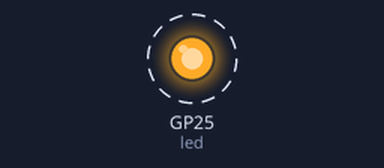
A program run on a simulated Raspberry Pi Pico running MicroPython. Shown: output pins drawn as LEDs (lit = HIGH). Dashed ring = blinking. The clock reads 2024-03-15 10:24:30 at power-on unless the program sets it; what the program prints to the serial console is not drawn.

Above: at 0.07 s.
Timing chart, 0 to 3.0 s (numbered marks = the images above):
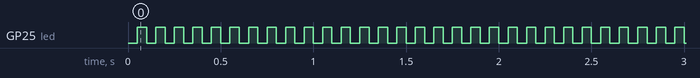

Measured:
- by itself, GP25 (led): alternates HIGH for 0.05 s and LOW for 0.05 s

The program:

DS1337_i2c.py
```python
import utime
import binascii
from machine import Pin, Timer, I2C
led = Pin("LED", Pin.OUT)
timer = Timer()

def blink(timer):
    led.toggle()

timer.init(freq=20, mode=Timer.PERIODIC, callback=blink)

sda = machine.Pin(0)
scl = machine.Pin(1)
i2c = machine.I2C(0, sda=sda, scl=scl, freq=100000)
print(i2c.scan())
while True:
    utime.sleep(1)
    val = list(i2c.readfrom_mem(0x68, 0x0, 1))[0]
    s = (0b0001111 & val) + ((0b1110000 & val) >> 4) * 10

    val = list(i2c.readfrom_mem(0x68, 0x1, 1))[0]
    m = (0b0001111 & val) + ((0b1110000 & val) >> 4) * 10
    print("{}:{}".format(m,s))
```
